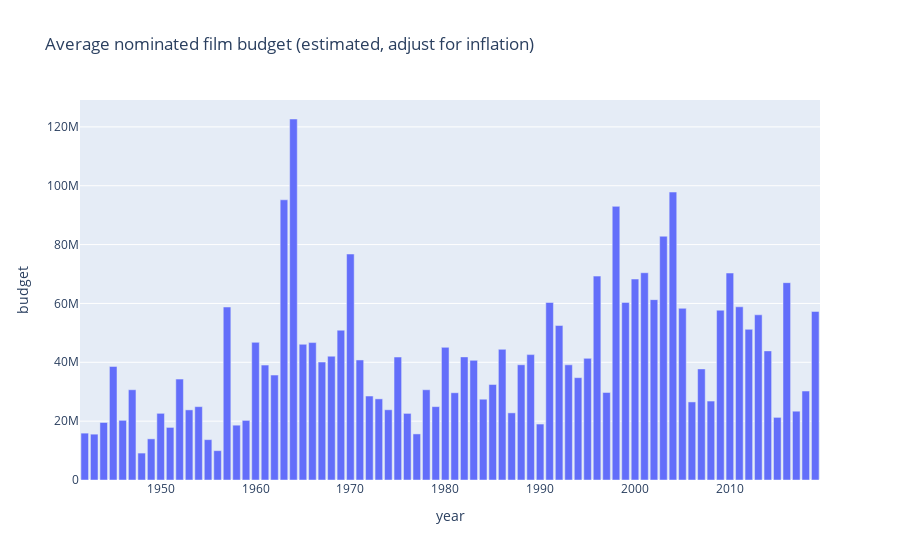

The notebook cell this image was saved under:
### Code cell
bx = traindata[['budget','year']].groupby('year').mean().reset_index()

px.bar(bx, x='year', y='budget', title='Average nominated film budget (estimated, adjust for inflation)')
